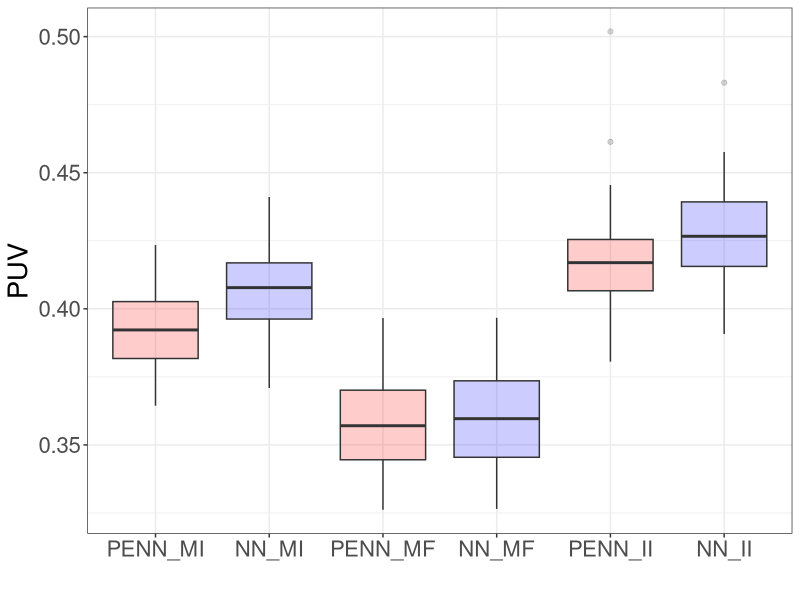

Write R code to recreate this figure.
library(ggplot2)
library(tidyr)

PENN_MI = c(0.40536725521087646, 0.4071713984012604, 0.4147509038448334, 0.38820457458496094, 0.37639254331588745, 0.39404207468032837, 0.41624632477760315, 0.3849562704563141, 0.3990623950958252, 0.4003951847553253, 0.369096964597702, 0.40886831283569336, 0.3937717378139496, 0.3888360559940338, 0.3934744596481323, 0.40176519751548767, 0.3754933178424835, 0.3948286473751068, 0.37095749378204346, 0.3862682580947876, 0.4119702875614166, 0.3970623016357422, 0.39163991808891296, 0.38976141810417175, 0.4084365665912628, 0.37360721826553345, 0.4234340488910675, 0.3841150999069214, 0.40583252906799316, 0.37839439511299133, 0.4082331955432892, 0.402956485748291, 0.3815019726753235, 0.38249197602272034, 0.3953576982021332, 0.36637037992477417, 0.3928426504135132, 0.39392927289009094, 0.4134219288825989, 0.3908330202102661, 0.3718442916870117, 0.4031228721141815, 0.3850519061088562, 0.3840210735797882, 0.38931170105934143, 0.39366644620895386, 0.37398383021354675, 0.36439940333366394, 0.3771423399448395, 0.3790094256401062) 

NN_MI = c(0.40601086616516113, 0.41697636246681213, 0.423877477645874, 0.4028247594833374, 0.39736413955688477, 0.4107973873615265, 0.4192267954349518, 0.39890003204345703, 0.4254438579082489, 0.43057721853256226, 0.3733395040035248, 0.4164101779460907, 0.4144991934299469, 0.39035168290138245, 0.39947932958602905, 0.417832612991333, 0.3947198688983917, 0.42822280526161194, 0.3716023564338684, 0.38765397667884827, 0.43197718262672424, 0.4213905334472656, 0.4008365869522095, 0.41228005290031433, 0.41659849882125854, 0.37770527601242065, 0.44107624888420105, 0.41049864888191223, 0.41633495688438416, 0.41389399766921997, 0.42240962386131287, 0.4094850718975067, 0.3899908661842346, 0.39592546224594116, 0.40509265661239624, 0.37092161178588867, 0.4087284505367279, 0.40473711490631104, 0.4242680072784424, 0.40806448459625244, 0.3747312128543854, 0.40414127707481384, 0.3972132205963135, 0.4075073301792145, 0.4303361773490906, 0.3904660642147064, 0.41006341576576233, 0.38631418347358704, 0.39910170435905457, 0.37274637818336487) 

PENN_MF = c(0.37088361382484436, 0.36706432700157166, 0.373733788728714, 0.3486015200614929, 0.33819201588630676, 0.3445577621459961, 0.3794401288032532, 0.35409072041511536, 0.3909836411476135, 0.37051689624786377, 0.33806872367858887, 0.37214601039886475, 0.36371180415153503, 0.3524675667285919, 0.3602876663208008, 0.3572063744068146, 0.35508519411087036, 0.3470976650714874, 0.34490862488746643, 0.3577134311199188, 0.37159812450408936, 0.3791387379169464, 0.344539612531662, 0.3614501357078552, 0.3966195285320282, 0.3432261347770691, 0.3796641528606415, 0.35109731554985046, 0.3688981235027313, 0.3616274893283844, 0.36887574195861816, 0.3729915916919708, 0.35196247696876526, 0.3420659601688385, 0.35894668102264404, 0.3335825800895691, 0.37541505694389343, 0.3372523784637451, 0.36397767066955566, 0.3686133921146393, 0.3443260192871094, 0.35689395666122437, 0.32615962624549866, 0.3511162996292114, 0.3776041865348816, 0.34086841344833374, 0.3387324810028076, 0.34282931685447693, 0.3539973497390747, 0.3282895088195801) 

NN_MF = c(0.37361305952072144, 0.3828442394733429, 0.37336021661758423, 0.3445485532283783, 0.34583836793899536, 0.3507292568683624, 0.39466288685798645, 0.36246249079704285, 0.3936544954776764, 0.3812962472438812, 0.36168959736824036, 0.38217639923095703, 0.37043970823287964, 0.35794487595558167, 0.3620309829711914, 0.3629991412162781, 0.3574277460575104, 0.35296472907066345, 0.34397658705711365, 0.36458006501197815, 0.3713749051094055, 0.37654292583465576, 0.3453364968299866, 0.351641982793808, 0.39669069647789, 0.339402437210083, 0.3840586841106415, 0.3582029938697815, 0.37959280610084534, 0.3591005504131317, 0.371085524559021, 0.37009236216545105, 0.3422500193119049, 0.34113582968711853, 0.3555479943752289, 0.3338623344898224, 0.37519675493240356, 0.3572179973125458, 0.3680439293384552, 0.3768918514251709, 0.34309446811676025, 0.3601827621459961, 0.33138057589530945, 0.33909767866134644, 0.39474228024482727, 0.34197425842285156, 0.3447076082229614, 0.35298749804496765, 0.35435250401496887, 0.3264803886413574) 

PENN_II = c(0.41989174485206604, 0.4401458501815796, 0.41212522983551025, 0.3982371389865875, 0.3851872384548187, 0.4120793342590332, 0.46133360266685486, 0.4167933464050293, 0.4309455454349518, 0.43025505542755127, 0.4179850220680237, 0.5018728971481323, 0.42849084734916687, 0.40664413571357727, 0.4193393886089325, 0.4089777171611786, 0.38975289463996887, 0.41739368438720703, 0.38059860467910767, 0.3997518718242645, 0.42378029227256775, 0.4429408311843872, 0.41629287600517273, 0.4221312701702118, 0.4019812047481537, 0.3925495147705078, 0.44548407196998596, 0.4052986204624176, 0.42713040113449097, 0.4163317382335663, 0.4217584431171417, 0.42381957173347473, 0.424184113740921, 0.4092645049095154, 0.4210287630558014, 0.39614978432655334, 0.42843368649482727, 0.42591965198516846, 0.4312800168991089, 0.407726913690567, 0.3968163728713989, 0.41317740082740784, 0.41034606099128723, 0.43388640880584717, 0.4234231114387512, 0.4005725085735321, 0.406631737947464, 0.40850791335105896, 0.40447601675987244, 0.4171297550201416) 

NN_II = c(0.42393654584884644, 0.44451501965522766, 0.4256371855735779, 0.40893563628196716, 0.39073455333709717, 0.43304869532585144, 0.48305752873420715, 0.43141061067581177, 0.43773797154426575, 0.4411681890487671, 0.4361603558063507, 0.44894710183143616, 0.43698933720588684, 0.4401761293411255, 0.4261869490146637, 0.41952750086784363, 0.3930616080760956, 0.4385364353656769, 0.4024359881877899, 0.4139915406703949, 0.444133996963501, 0.4459115266799927, 0.42229869961738586, 0.42970606684684753, 0.4214000701904297, 0.3956051170825958, 0.45760297775268555, 0.4261917769908905, 0.44880402088165283, 0.42295634746551514, 0.4403870403766632, 0.4395369291305542, 0.4244086742401123, 0.409138947725296, 0.4217771887779236, 0.39597147703170776, 0.43597596883773804, 0.4552198052406311, 0.4361369013786316, 0.4194107949733734, 0.39140844345092773, 0.42894867062568665, 0.4145795404911041, 0.43133047223091125, 0.4494483172893524, 0.4271124303340912, 0.4044112265110016, 0.41737785935401917, 0.4115981459617615, 0.41498515009880066) 

Excess_Risk = data.frame('PENN_MI' = PENN_MI, 'NN_MI' = NN_MI,
                         'PENN_MF' = PENN_MF, 'NN_MF' = NN_MF,
                         'PENN_II' = PENN_II, 'NN_II' = NN_II)
df_long = Excess_Risk %>%
  pivot_longer(cols = everything(), names_to = "Variable", values_to = "Value")
df_long$Variable = factor(df_long$Variable, levels = c('PENN_MI', 'NN_MI', 'PENN_MF', 'NN_MF', 'PENN_II', 'NN_II'))

ggplot(df_long, aes(x=Variable, y=Value, fill=Variable)) + geom_boxplot(alpha=0.2) + 
  xlab("") + ylab("PUV") + theme_bw() + theme(legend.position = "none", text = element_text(size = 20)) + 
  scale_fill_manual(values = c('PENN_MI' = 'red', 'NN_MI' = 'blue', 'PENN_MF' = 'red', 
                               'NN_MF' = 'blue',  'PENN_II' = 'red', 'NN_II' = 'blue'))
